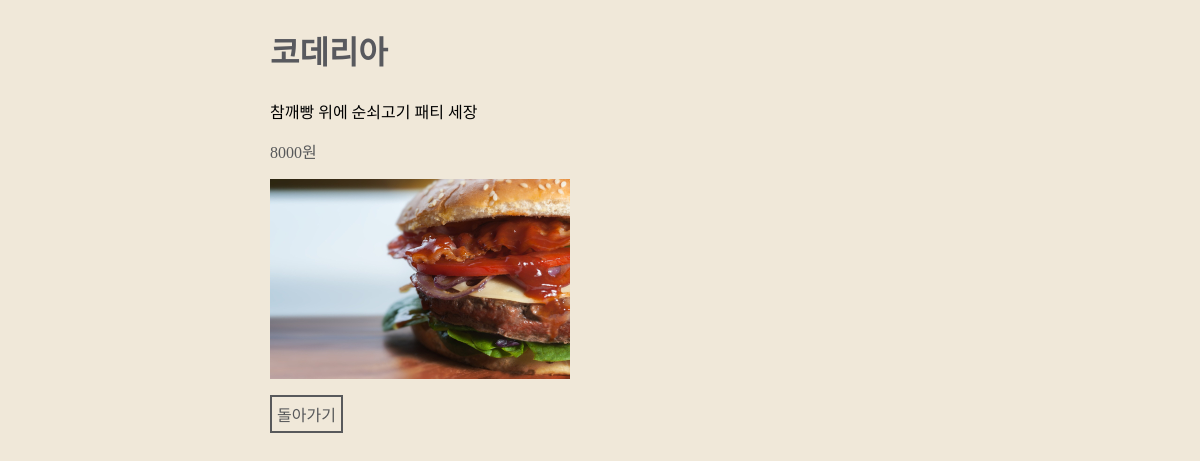
The app's page /foods/menu/3 with its own data.
### foods/models.py (models this page shows, shortened)
class Menu(models.Model):
    name = models.CharField(max_length=50)
    description = models.CharField(max_length=50)
    price = models.IntegerField()
    img_path = models.CharField(max_length=255)

### foods/views.py (the view)
# urls.py: path('menu/<int:pk>', views.food_detail),
def food_detail(request,pk):
    context = dict()
    menu = Menu.objects.get(id=pk)
    context["menu"] = menu
    return render(request,'foods/detail.html',context=context)

### foods/templates/foods/detail.html (shortened to what this page needs)
{% load static %}
<!DOCTYPE html>
<html>
<head>
  <link rel="stylesheet" href={% static "foods/css/styles_detail.css"%} >
</head>
<body>
    <div class="food-detail">
        <h2>{{menu.name}}</h2>
        <div>{{menu.description}} </div>
        <p>{{menu.price}}원</p>
        <img src={% get_static_prefix %}{{menu.img_path}}>
        <a href="/foods/menu/">돌아가기</a>
    </div>
</body>
</html>

### foods/static/foods/css/styles_detail.css (style rules this page uses)
* { box-sizing: border-box; font-family: Jua; }
body { background-color : #f0e8d9; }
h2 { font-size:32px; color: #58595e; }
.food-detail { width:660px; margin-left: auto; margin-right: auto; }
.food-detail p { color: #58595b; font-size: 16px; text-align: left; }
.food-detail img { display: block; margin-bottom: 16px; width: 300px; height: 200px; }
.food-detail a { color: #58595b; font-size: 16px; text-decoration: none; border: #58595b 2px solid; padding: 5px; display: inline-block; }

### records on screen
Menu: name "코데리아", description "참깨빵 위에 순쇠고기 패티 세장", price "8000", img_path (picture)
